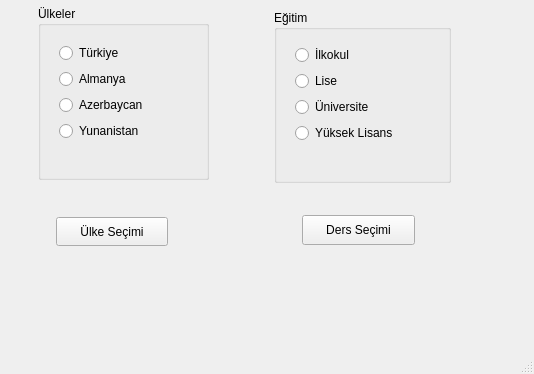
<?xml version="1.0" encoding="UTF-8"?>
<ui version="4.0">
 <class>MainWindow</class>
 <widget class="QMainWindow" name="MainWindow">
  <property name="geometry">
   <rect>
    <x>0</x>
    <y>0</y>
    <width>534</width>
    <height>374</height>
   </rect>
  </property>
  <property name="windowTitle">
   <string>MainWindow</string>
  </property>
  <widget class="QWidget" name="centralwidget">
   <widget class="QLabel" name="lblUlke">
    <property name="geometry">
     <rect>
      <x>38</x>
      <y>260</y>
      <width>192</width>
      <height>29</height>
     </rect>
    </property>
    <property name="text">
     <string/>
    </property>
   </widget>
   <widget class="QLabel" name="lblEgitim">
    <property name="geometry">
     <rect>
      <x>286</x>
      <y>257</y>
      <width>215</width>
      <height>32</height>
     </rect>
    </property>
    <property name="text">
     <string/>
    </property>
   </widget>
   <widget class="QPushButton" name="btnUlke">
    <property name="geometry">
     <rect>
      <x>56</x>
      <y>217</y>
      <width>112</width>
      <height>29</height>
     </rect>
    </property>
    <property name="text">
     <string>Ülke Seçimi</string>
    </property>
   </widget>
   <widget class="QPushButton" name="btnDers">
    <property name="geometry">
     <rect>
      <x>302</x>
      <y>215</y>
      <width>113</width>
      <height>30</height>
     </rect>
    </property>
    <property name="text">
     <string>Ders Seçimi</string>
    </property>
   </widget>
   <widget class="QGroupBox" name="groupBoxUlke">
    <property name="geometry">
     <rect>
      <x>38</x>
      <y>6</y>
      <width>171</width>
      <height>174</height>
     </rect>
    </property>
    <property name="title">
     <string>Ülkeler</string>
    </property>
    <widget class="QWidget" name="formLayoutWidget_2">
     <property name="geometry">
      <rect>
       <x>21</x>
       <y>37</y>
       <width>125</width>
       <height>109</height>
      </rect>
     </property>
     <layout class="QFormLayout" name="formLayoutUlke">
      <item row="0" column="0">
       <widget class="QRadioButton" name="radioTurkiye">
        <property name="text">
         <string>Türkiye</string>
        </property>
       </widget>
      </item>
      <item row="2" column="0">
       <widget class="QRadioButton" name="radioAzerbaycan">
        <property name="text">
         <string>Azerbaycan</string>
        </property>
       </widget>
      </item>
      <item row="1" column="0">
       <widget class="QRadioButton" name="radioAlmanya">
        <property name="text">
         <string>Almanya</string>
        </property>
       </widget>
      </item>
      <item row="3" column="0">
       <widget class="QRadioButton" name="radioYunanistan">
        <property name="text">
         <string>Yunanistan</string>
        </property>
       </widget>
      </item>
     </layout>
    </widget>
   </widget>
   <widget class="QGroupBox" name="groupBoxEgitim">
    <property name="geometry">
     <rect>
      <x>274</x>
      <y>10</y>
      <width>177</width>
      <height>173</height>
     </rect>
    </property>
    <property name="title">
     <string>Eğitim</string>
    </property>
    <widget class="QWidget" name="formLayoutWidget">
     <property name="geometry">
      <rect>
       <x>21</x>
       <y>35</y>
       <width>129</width>
       <height>108</height>
      </rect>
     </property>
     <layout class="QFormLayout" name="formLayoutDers">
      <item row="1" column="0">
       <widget class="QRadioButton" name="radioLise">
        <property name="text">
         <string>Lise</string>
        </property>
       </widget>
      </item>
      <item row="3" column="0">
       <widget class="QRadioButton" name="radioyuksekLisans">
        <property name="text">
         <string>Yüksek Lisans</string>
        </property>
       </widget>
      </item>
      <item row="0" column="0">
       <widget class="QRadioButton" name="radioIlkokul">
        <property name="text">
         <string>İlkokul</string>
        </property>
       </widget>
      </item>
      <item row="2" column="0">
       <widget class="QRadioButton" name="radioUniversite">
        <property name="text">
         <string>Üniversite</string>
        </property>
       </widget>
      </item>
     </layout>
    </widget>
   </widget>
  </widget>
  <widget class="QMenuBar" name="menubar">
   <property name="geometry">
    <rect>
     <x>0</x>
     <y>0</y>
     <width>534</width>
     <height>21</height>
    </rect>
   </property>
  </widget>
  <widget class="QStatusBar" name="statusbar"/>
 </widget>
 <resources/>
 <connections/>
</ui>
